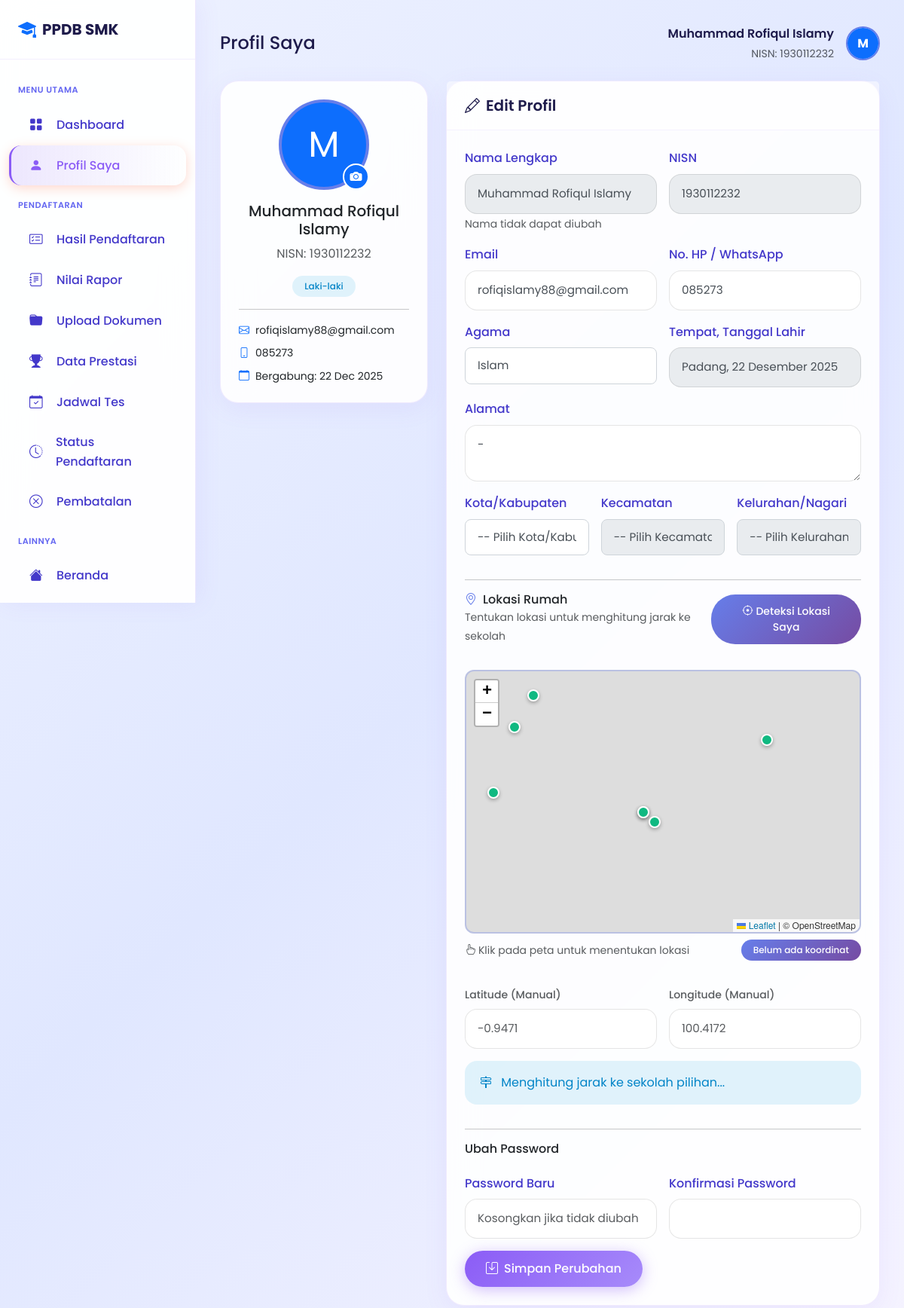
The app's page /user/profil.php (signed in) with its own data.
### tables this page shows
CREATE TABLE `tb_siswa` (
  `id_siswa` int(11) NOT NULL,
  `nisn` varchar(20) NOT NULL,
  `username` varchar(50) NOT NULL,
  `password` varchar(255) NOT NULL,
  `email` varchar(100) NOT NULL,
  `nama_lengkap` varchar(150) NOT NULL,
  `jenis_kelamin` enum('L','P') NOT NULL,
  `tempat_lahir` varchar(100) NOT NULL,
  `tanggal_lahir` date NOT NULL,
  `agama` varchar(20) NOT NULL,
  `nik` varchar(20) DEFAULT NULL,
  `no_kk` varchar(20) DEFAULT NULL,
  `alamat` text NOT NULL,
  `rt` varchar(5) DEFAULT NULL,
  `rw` varchar(5) DEFAULT NULL,
  `kelurahan` varchar(100) DEFAULT NULL,
  `kecamatan` varchar(100) DEFAULT NULL,
  `kota` varchar(100) DEFAULT NULL,
  `provinsi` varchar(100) DEFAULT 'Sumatera Barat',
  `kode_pos` varchar(10) DEFAULT NULL,
  `latitude` decimal(10,8) DEFAULT NULL,
  `longitude` decimal(11,8) DEFAULT NULL,
  `no_telepon` varchar(20) DEFAULT NULL,
  `no_hp` varchar(20) DEFAULT NULL,
  `nama_ayah` varchar(100) DEFAULT NULL,
  `nik_ayah` varchar(20) DEFAULT NULL,
  `pekerjaan_ayah` varchar(100) DEFAULT NULL,
  `penghasilan_ayah` varchar(50) DEFAULT NULL,
  `nama_ibu` varchar(100) DEFAULT NULL,
  `nik_ibu` varchar(20) DEFAULT NULL,
  `pekerjaan_ibu` varchar(100) DEFAULT NULL,
  `penghasilan_ibu` varchar(50) DEFAULT NULL,
  `nama_wali` varchar(100) DEFAULT NULL,
  `no_hp_ortu` varchar(20) DEFAULT NULL,
  `asal_sekolah` varchar(200) DEFAULT NULL,
  `npsn_asal` varchar(20) DEFAULT NULL,
  `alamat_sekolah_asal` text DEFAULT NULL,
  `tahun_lulus` varchar(4) DEFAULT NULL,
  `no_ijazah` varchar(50) DEFAULT NULL,
  `no_skhun` varchar(50) DEFAULT NULL,
  `foto` varchar(255) DEFAULT NULL,
  `is_keluarga_tidak_mampu` tinyint(1) DEFAULT 0,
  `jenis_kartu_bantuan` enum('PIP','DTSEN','PKH','KIS','Lainnya') DEFAULT NULL,
  `nomor_kartu_bantuan` varchar(50) DEFAULT NULL,
  `is_disabilitas` tinyint(1) DEFAULT 0,
  `jenis_disabilitas` varchar(100) DEFAULT NULL,
  `nomor_kartu_disabilitas` varchar(50) DEFAULT NULL,
  `is_panti_asuhan` tinyint(1) DEFAULT 0,
  `nama_panti` varchar(200) DEFAULT NULL,
  `status_buta_warna` enum('tidak','parsial','total') DEFAULT 'tidak',
  `file_surat_tidak_buta_warna` varchar(255) DEFAULT NULL,
  `is_verified` tinyint(1) DEFAULT 0,
  `verified_at` timestamp NULL DEFAULT NULL,
  `last_login` timestamp NULL DEFAULT NULL,
  `created_at` timestamp NOT NULL DEFAULT current_timestamp(),
  `updated_at` timestamp NOT NULL DEFAULT current_timestamp() ON UPDATE current_timestamp()
);

### user/profil.php (the view, shortened to what the rows shown need)
<?php
require_once 'includes/header.php';
$siswa = db()->fetch("SELECT * FROM tb_siswa WHERE id_siswa = ?", [$userId]);
$fotoUrl = !empty($siswa['foto']) && file_exists(UPLOADS_PATH . 'foto/' . $siswa['foto'])
    ? UPLOADS_URL . 'foto/' . $siswa['foto']
    : null;
?>
<div class="row g-4">
    <div class="col-lg-4">
        <div class="card text-center">
            <div class="card-body">
                <div class="mb-3 position-relative d-inline-block">
                    <?php if ($fotoUrl): ?>
                        <img src="<?= $fotoUrl ?>" alt="Foto Profil"
                            class="rounded-circle" style="width:120px;height:120px;object-fit:cover;border:4px solid #667eea;">
                    <?php else: ?>
                        <div class="rounded-circle bg-primary d-flex align-items-center justify-content-center mx-auto"
                            style="width:120px;height:120px;font-size:3rem;color:white;border:4px solid #667eea;">
                            <?= strtoupper(substr($siswa['nama_lengkap'], 0, 1)) ?>
                        </div>
                    <?php endif; ?>
                    <form method="POST" enctype="multipart/form-data" id="fotoForm">
                        <label for="fotoInput" class="position-absolute bottom-0 end-0 bg-primary text-white rounded-circle d-flex align-items-center justify-content-center"
                            style="width:35px;height:35px;cursor:pointer;border:2px solid white;" title="Ganti Foto">
                        </label>
                    </form>
                </div>
                <h5><?= htmlspecialchars($siswa['nama_lengkap']) ?></h5>
                <p class="text-muted">NISN: <?= $siswa['nisn'] ?></p>
                <div class="d-flex justify-content-center gap-2 mb-3">
                    <span class="badge bg-<?= $siswa['jenis_kelamin'] === 'L' ? 'info' : 'pink' ?>-soft">
                    </span>
                </div>
                <hr>
                <div class="text-start">
                    <p class="small mb-2"><i
                            class="bi bi-envelope me-2 text-primary"></i><?= htmlspecialchars($siswa['email']) ?></p>
                    <p class="small mb-2"><i
                            class="bi bi-phone me-2 text-primary"></i><?= htmlspecialchars($siswa['no_hp'] ?? '-') ?>
                    </p>
                    <p class="small mb-0"><i class="bi bi-calendar me-2 text-primary"></i>Bergabung:
                        <?= formatDate($siswa['created_at'], 'd M Y') ?></p>
                </div>
            </div>
        </div>
    </div>
    <div class="col-lg-8">
        <div class="card">
            <div class="card-body">
                <form method="POST">
                    <div class="row g-3">
                        <div class="col-md-6">
                            <label class="form-label">Nama Lengkap</label>
                            <input type="text" class="form-control"
                                value="<?= htmlspecialchars($siswa['nama_lengkap']) ?>" disabled>
                            <small class="form-text">Nama tidak dapat diubah</small>
                        </div>
                        <div class="col-md-6">
                            <label class="form-label">NISN</label>
                            <input type="text" class="form-control" value="<?= $siswa['nisn'] ?>" disabled>
                        </div>
                        <div class="col-md-6">
                            <label class="form-label">Email</label>
                            <input type="email" name="email" class="form-control"
                                value="<?= htmlspecialchars($siswa['email']) ?>" required>
                        </div>
                        <div class="col-md-6">
                            <label class="form-label">No. HP / WhatsApp</label>
                            <input type="text" name="no_hp" class="form-control"
                                value="<?= htmlspecialchars($siswa['no_hp'] ?? '') ?>">
                        </div>
                        <div class="col-md-6">
                            <label class="form-label">Agama</label>
                            <select name="agama" class="form-select">
                                <?php foreach (['Islam', 'Kristen', 'Katolik', 'Hindu', 'Buddha', 'Konghucu'] as $agama): ?>
                                    <option value="<?= $agama ?>" <?= ($siswa['agama'] ?? '') === $agama ? 'selected' : '' ?>>
                                        <?= $agama ?></option>
                                <?php endforeach; ?>
                            </select>
                        </div>
                        <div class="col-md-6">
                            <label class="form-label">Tempat, Tanggal Lahir</label>
                            <input type="text" class="form-control"
                                value="<?= htmlspecialchars($siswa['tempat_lahir']) ?>, <?= formatDate($siswa['tanggal_lahir']) ?>"
                                disabled>
                        </div>
                        <div class="col-12">
                            <label class="form-label">Alamat</label>
                            <textarea name="alamat" class="form-control"
                                rows="2"><?= htmlspecialchars($siswa['alamat'] ?? '') ?></textarea>
                        </div>
                    </div>
                </form>
            </div>
        </div>
    </div>
</div>
<link rel="stylesheet" href="https://unpkg.com/leaflet@1.9.4/dist/leaflet.css" />
<?php require_once 'includes/footer.php'; ?>

### user/includes/header.php (shortened to what the rows shown need)
<?php
require_once dirname(__DIR__, 2) . '/config/database.php';
require_once dirname(__DIR__, 2) . '/config/functions.php';
require_once dirname(__DIR__, 2) . '/config/session.php';
$userId = Session::getUserId();
$siswa = db()->fetch("SELECT * FROM tb_siswa WHERE id_siswa = ?", [$userId]);
?>
<!DOCTYPE html>
<html lang="id">
<head>
    <link href="https://cdn.jsdelivr.net/npm/bootstrap@5.3.2/dist/css/bootstrap.min.css" rel="stylesheet">
    <link href="https://cdn.jsdelivr.net/npm/bootstrap-icons@1.11.1/font/bootstrap-icons.css" rel="stylesheet">
    <link rel="stylesheet" href="<?= SITE_URL ?>/assets/css/style.css">
</head>
<body>
    <main class="main-content">
        <div class="d-flex justify-content-between align-items-center mb-4">
            <div class="d-flex align-items-center gap-3">
                <div class="text-end d-none d-md-block">
                    <div class="fw-semibold"><?= htmlspecialchars($siswa['nama_lengkap']) ?></div>
                    <small class="text-muted">NISN: <?= $siswa['nisn'] ?></small>
                </div>
                <div class="dropdown">
                    <?php
                    $fotoUrl = !empty($siswa['foto']) && file_exists(UPLOADS_PATH . 'foto/' . $siswa['foto'])
                        ? UPLOADS_URL . 'foto/' . $siswa['foto']
                        : null;
                    ?>
                    <button class="btn rounded-circle p-0 overflow-hidden" data-bs-toggle="dropdown"
                        style="width:45px;height:45px;border:2px solid #667eea;">
                        <?php if ($fotoUrl): ?>
                            <img src="<?= $fotoUrl ?>" alt="Foto" class="w-100 h-100" style="object-fit:cover;">
                        <?php else: ?>
                            <div class="w-100 h-100 d-flex align-items-center justify-content-center bg-primary text-white fw-bold">
                                <?= strtoupper(substr($siswa['nama_lengkap'], 0, 1)) ?>
                            </div>
                        <?php endif; ?>
                    </button>
                </div>
            </div>
        </div>

### records on screen
tb_siswa: nama_lengkap "Muhammad Rofiqul Islamy", nisn "1930112232", nama_lengkap "M", email "rofiqislamy88@gmail.com", no_hp "085273", created_at "22 Dec 2025", agama "Islam", tempat_lahir+tanggal_lahir "Padang, 22 Desember 2025", alamat "-"

### other values on screen
$pageTitle "Profil Saya"
